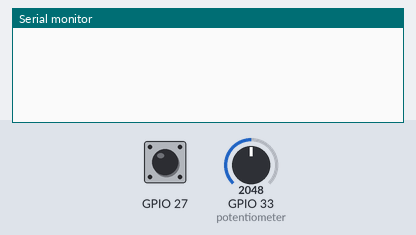
The sketch below on a simulated ESP32. Shown: the last lines printed to the serial monitor. The inputs (shaded band) are chosen by the test bench; at power-on: GPIO 27 HIGH, GPIO 33 (potentiometer) = 2048.

Above: at 1.2 s.
1.3 s: GPIO 27 driven LOW
At 1.48 s:
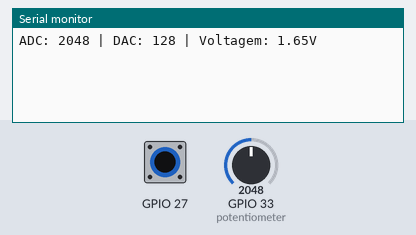
3.3 s: GPIO 33 (potentiometer) set to 2866
At 3.43 s:
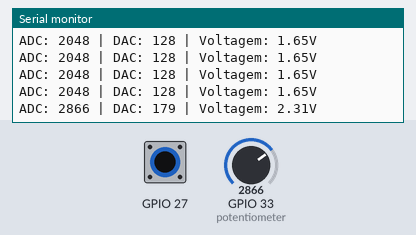
4.8 s: GPIO 33 (potentiometer) set to 3603
At 4.93 s:
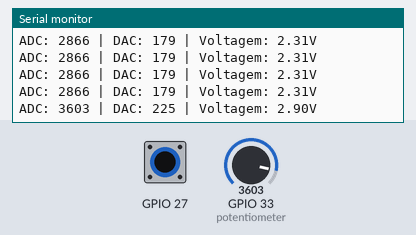
Timing chart, 0 to 7.8 s (numbered marks = the images above; inputs shaded):
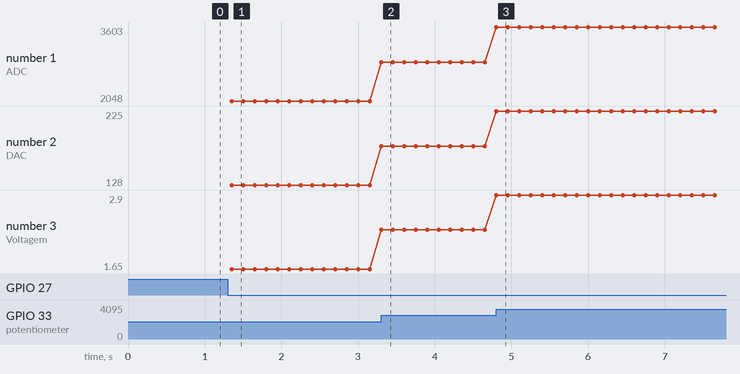

The sketch:

sketch.ino
```cpp
#include <freertos/FreeRTOS.h>
#include <freertos/task.h>
#include "driver/gpio.h"
#include "driver/adc.h"

SemaphoreHandle_t xSemaphore;

void taskBTN(void *pvParameter) {
  while (true) {
    if (!gpio_get_level(GPIO_NUM_27)) {
      xSemaphoreGive(xSemaphore);
    }
    vTaskDelay(pdMS_TO_TICKS(150));
  }
}

void taskADC(void *pvParameter) {
  while (true) {
    if (xSemaphoreTake(xSemaphore, portMAX_DELAY)) {
      printf("ADC: %d | DAC: %d | Voltagem: %.2fV\n", adc1_get_raw(ADC1_CHANNEL_5), adc1_get_raw(ADC1_CHANNEL_5) / 16, (adc1_get_raw(ADC1_CHANNEL_5) / 4095.0 * 3.3));
    }
  }
}

void confBTN() {
  gpio_reset_pin(GPIO_NUM_27);
  gpio_set_direction(GPIO_NUM_27, GPIO_MODE_INPUT);
  gpio_set_intr_type(GPIO_NUM_27, GPIO_INTR_POSEDGE);
}

extern "C" void app_main() {
  confBTN();
  xSemaphore = xSemaphoreCreateBinary();
  adc1_config_width(ADC_WIDTH_BIT_12);
  xTaskCreate(&taskBTN, "taskBTN", 2048, NULL, 5, NULL);
  xTaskCreate(&taskADC, "taskADC", 2048, NULL, 5, NULL);
}
```

Measured:
- after the input at 1.3 s, the serial monitor: prints a new line after 0.05 s (image 1)
- after the input at 3.3 s, the serial monitor: prints a new line at once (image 2)
- after the input at 4.8 s, the serial monitor: prints a new line at once (image 3)
- plotted number 1: 2048 → 2866 after the input at 3.3 s, 2866 → 3603 after the input at 4.8 s
- plotted number 2: 128 → 179 after the input at 3.3 s, 179 → 225 after the input at 4.8 s
- plotted number 3: 1.65 → 2.31 after the input at 3.3 s, 2.31 → 2.9 after the input at 4.8 s
